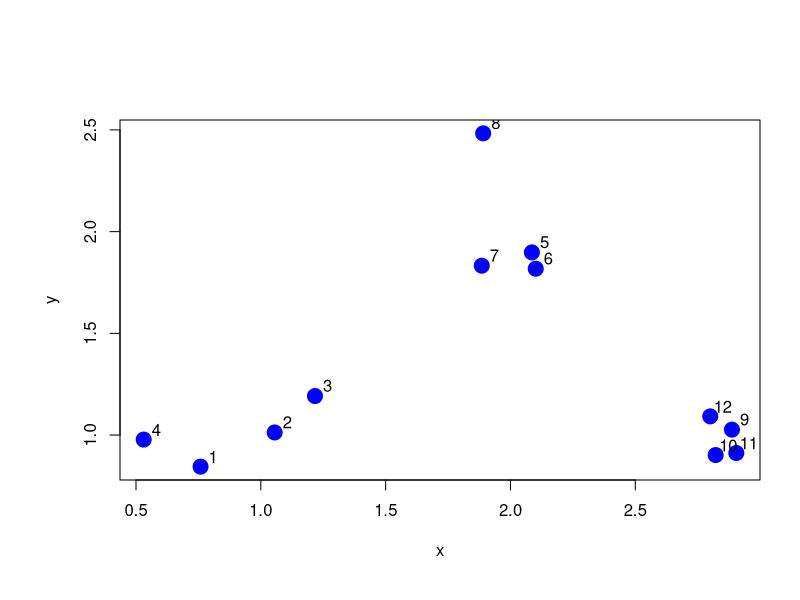
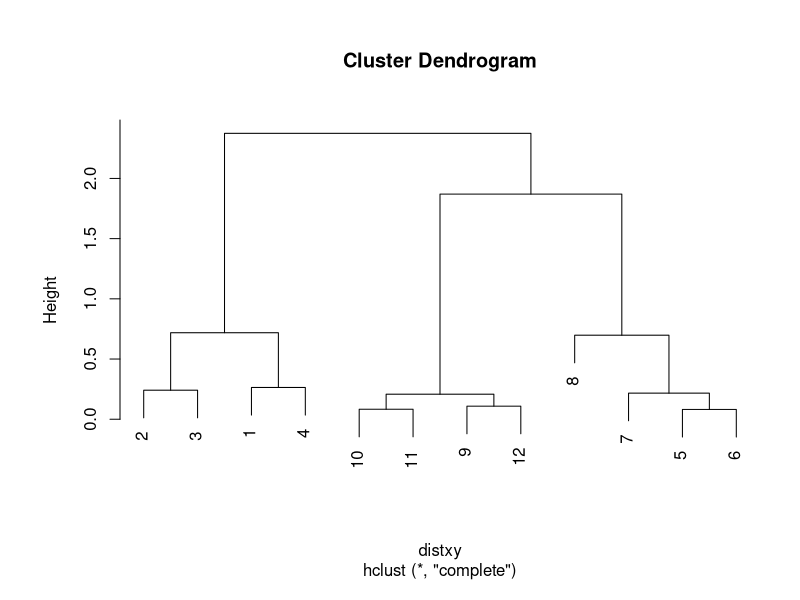
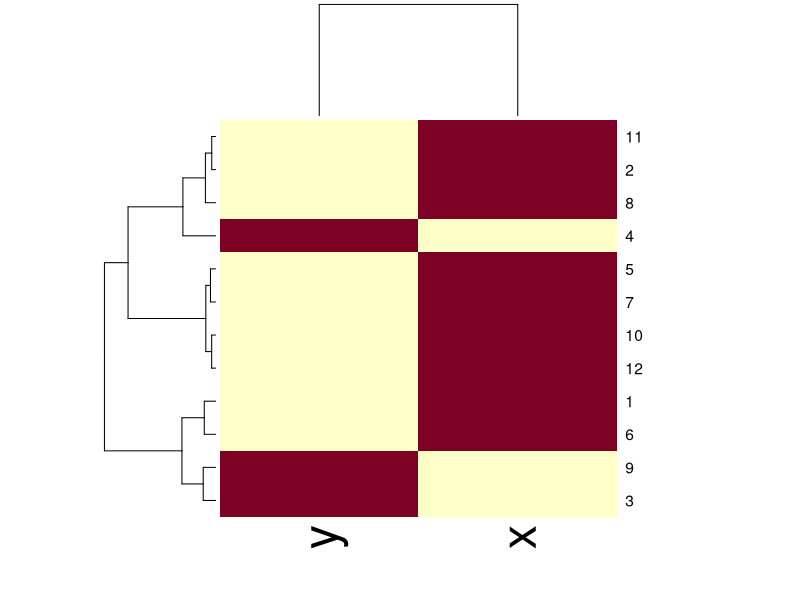
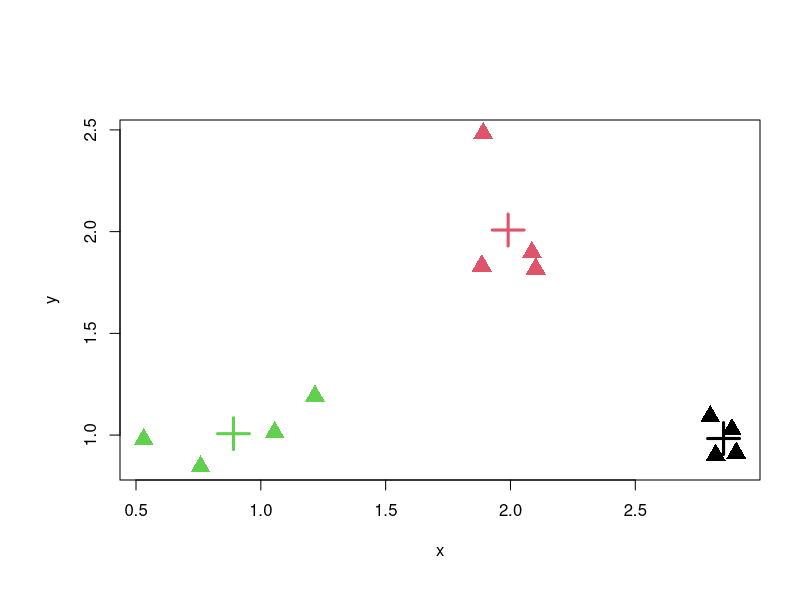
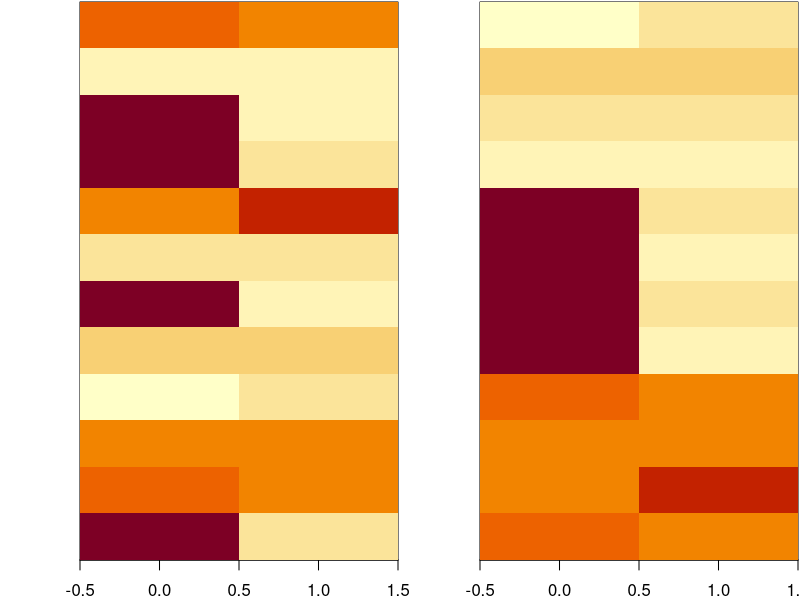

Write R code to recreate these figures, in order.
set.seed(1234)
par(mar=c(6,6,6,2))

x <- rnorm(12,mean=rep(1:3,each=4),sd=.2)
y <- rnorm(12,mean=rep(c(1,2,1),each=4),sd=.2)
plot(x,y,col="blue",pch=19,cex=2)
text(x+0.05,y+0.05, labels=as.character(1:12))

dataFrame <- data.frame(x=x,y=y)

################## Hierarchical clustering ################## 
# Continous Measure: Euclidean distance (linea recta)
# - Calcular las distancias entre los nodos
distxy <- dist(dataFrame)

# - Method of visualizing: Plot
hclustering <- hclust(distxy)
plot(hclustering)

# - Method of visualizing: Heat Maps
dataMatrix <- as.matrix(dataFrame)[sample(1:12),]
heatmap(dataMatrix)


################## K-Means clustering ################## 
# - Method of visualizing: Plot
kmeansObj <- kmeans(dataFrame, centers=3)
plot(x,y,col=kmeansObj$cluster, pch=17, cex=2)
points(kmeansObj$centers, col=1:3, pch=3, cex=3, lwd=3)

# Plot 4
dataMatrix <- as.matrix(dataFrame)[sample(1:12),]
kmeansObj <- kmeans(dataMatrix, centers=3)
par(mfrow=c(1,2), mar=c(2,4,.1,.1))
image(t(dataMatrix)[, nrow(dataMatrix):1], yaxt="n")
image(t(dataMatrix)[, order(kmeansObj$cluster)], yaxt="n")
